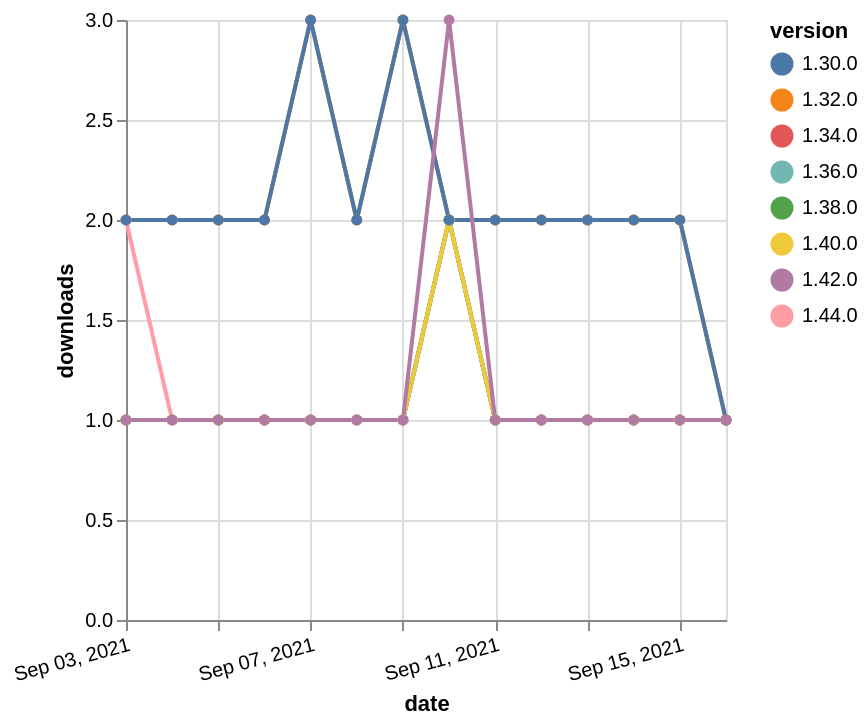

Express this chart as Vega-Lite.
### Vega-Lite specification from a JSON file in a GitHub repository (floating-point values rounded to 4 significant figures)
{"$schema": "https://vega.github.io/schema/vega-lite/v5.json", "description": "A simple bar chart with embedded data.", "data": {"values": [{"date": "2021-09-03", "total": 228, "delta": 1, "version": "1.34.0"}, {"date": "2021-09-04", "total": 229, "delta": 1, "version": "1.34.0"}, {"date": "2021-09-05", "total": 230, "delta": 1, "version": "1.34.0"}, {"date": "2021-09-06", "total": 231, "delta": 1, "version": "1.34.0"}, {"date": "2021-09-07", "total": 232, "delta": 1, "version": "1.34.0"}, {"date": "2021-09-08", "total": 233, "delta": 1, "version": "1.34.0"}, {"date": "2021-09-09", "total": 234, "delta": 1, "version": "1.34.0"}, {"date": "2021-09-10", "total": 236, "delta": 2, "version": "1.34.0"}, {"date": "2021-09-11", "total": 237, "delta": 1, "version": "1.34.0"}, {"date": "2021-09-12", "total": 238, "delta": 1, "version": "1.34.0"}, {"date": "2021-09-13", "total": 239, "delta": 1, "version": "1.34.0"}, {"date": "2021-09-14", "total": 240, "delta": 1, "version": "1.34.0"}, {"date": "2021-09-15", "total": 241, "delta": 1, "version": "1.34.0"}, {"date": "2021-09-16", "total": 242, "delta": 1, "version": "1.34.0"}, {"date": "2021-09-03", "total": 2267, "delta": 2, "version": "1.32.0"}, {"date": "2021-09-04", "total": 2269, "delta": 2, "version": "1.32.0"}, {"date": "2021-09-05", "total": 2271, "delta": 2, "version": "1.32.0"}, {"date": "2021-09-06", "total": 2273, "delta": 2, "version": "1.32.0"}, {"date": "2021-09-07", "total": 2276, "delta": 3, "version": "1.32.0"}, {"date": "2021-09-08", "total": 2278, "delta": 2, "version": "1.32.0"}, {"date": "2021-09-09", "total": 2281, "delta": 3, "version": "1.32.0"}, {"date": "2021-09-10", "total": 2283, "delta": 2, "version": "1.32.0"}, {"date": "2021-09-11", "total": 2285, "delta": 2, "version": "1.32.0"}, {"date": "2021-09-12", "total": 2287, "delta": 2, "version": "1.32.0"}, {"date": "2021-09-13", "total": 2289, "delta": 2, "version": "1.32.0"}, {"date": "2021-09-14", "total": 2291, "delta": 2, "version": "1.32.0"}, {"date": "2021-09-15", "total": 2293, "delta": 2, "version": "1.32.0"}, {"date": "2021-09-16", "total": 2294, "delta": 1, "version": "1.32.0"}, {"date": "2021-09-03", "total": 118, "delta": 2, "version": "1.44.0"}, {"date": "2021-09-04", "total": 119, "delta": 1, "version": "1.44.0"}, {"date": "2021-09-05", "total": 120, "delta": 1, "version": "1.44.0"}, {"date": "2021-09-06", "total": 121, "delta": 1, "version": "1.44.0"}, {"date": "2021-09-07", "total": 122, "delta": 1, "version": "1.44.0"}, {"date": "2021-09-08", "total": 123, "delta": 1, "version": "1.44.0"}, {"date": "2021-09-09", "total": 124, "delta": 1, "version": "1.44.0"}, {"date": "2021-09-10", "total": 126, "delta": 2, "version": "1.44.0"}, {"date": "2021-09-11", "total": 127, "delta": 1, "version": "1.44.0"}, {"date": "2021-09-12", "total": 128, "delta": 1, "version": "1.44.0"}, {"date": "2021-09-13", "total": 129, "delta": 1, "version": "1.44.0"}, {"date": "2021-09-14", "total": 130, "delta": 1, "version": "1.44.0"}, {"date": "2021-09-15", "total": 131, "delta": 1, "version": "1.44.0"}, {"date": "2021-09-16", "total": 132, "delta": 1, "version": "1.44.0"}, {"date": "2021-09-03", "total": 175, "delta": 1, "version": "1.38.0"}, {"date": "2021-09-04", "total": 176, "delta": 1, "version": "1.38.0"}, {"date": "2021-09-05", "total": 177, "delta": 1, "version": "1.38.0"}, {"date": "2021-09-06", "total": 178, "delta": 1, "version": "1.38.0"}, {"date": "2021-09-07", "total": 179, "delta": 1, "version": "1.38.0"}, {"date": "2021-09-08", "total": 180, "delta": 1, "version": "1.38.0"}, {"date": "2021-09-09", "total": 181, "delta": 1, "version": "1.38.0"}, {"date": "2021-09-10", "total": 183, "delta": 2, "version": "1.38.0"}, {"date": "2021-09-11", "total": 184, "delta": 1, "version": "1.38.0"}, {"date": "2021-09-12", "total": 185, "delta": 1, "version": "1.38.0"}, {"date": "2021-09-13", "total": 186, "delta": 1, "version": "1.38.0"}, {"date": "2021-09-14", "total": 187, "delta": 1, "version": "1.38.0"}, {"date": "2021-09-15", "total": 188, "delta": 1, "version": "1.38.0"}, {"date": "2021-09-16", "total": 189, "delta": 1, "version": "1.38.0"}, {"date": "2021-09-03", "total": 185, "delta": 1, "version": "1.36.0"}, {"date": "2021-09-04", "total": 186, "delta": 1, "version": "1.36.0"}, {"date": "2021-09-05", "total": 187, "delta": 1, "version": "1.36.0"}, {"date": "2021-09-06", "total": 188, "delta": 1, "version": "1.36.0"}, {"date": "2021-09-07", "total": 189, "delta": 1, "version": "1.36.0"}, {"date": "2021-09-08", "total": 190, "delta": 1, "version": "1.36.0"}, {"date": "2021-09-09", "total": 191, "delta": 1, "version": "1.36.0"}, {"date": "2021-09-10", "total": 193, "delta": 2, "version": "1.36.0"}, {"date": "2021-09-11", "total": 194, "delta": 1, "version": "1.36.0"}, {"date": "2021-09-12", "total": 195, "delta": 1, "version": "1.36.0"}, {"date": "2021-09-13", "total": 196, "delta": 1, "version": "1.36.0"}, {"date": "2021-09-14", "total": 197, "delta": 1, "version": "1.36.0"}, {"date": "2021-09-15", "total": 198, "delta": 1, "version": "1.36.0"}, {"date": "2021-09-16", "total": 199, "delta": 1, "version": "1.36.0"}, {"date": "2021-09-03", "total": 154, "delta": 1, "version": "1.40.0"}, {"date": "2021-09-04", "total": 155, "delta": 1, "version": "1.40.0"}, {"date": "2021-09-05", "total": 156, "delta": 1, "version": "1.40.0"}, {"date": "2021-09-06", "total": 157, "delta": 1, "version": "1.40.0"}, {"date": "2021-09-07", "total": 158, "delta": 1, "version": "1.40.0"}, {"date": "2021-09-08", "total": 159, "delta": 1, "version": "1.40.0"}, {"date": "2021-09-09", "total": 160, "delta": 1, "version": "1.40.0"}, {"date": "2021-09-10", "total": 162, "delta": 2, "version": "1.40.0"}, {"date": "2021-09-11", "total": 163, "delta": 1, "version": "1.40.0"}, {"date": "2021-09-12", "total": 164, "delta": 1, "version": "1.40.0"}, {"date": "2021-09-13", "total": 165, "delta": 1, "version": "1.40.0"}, {"date": "2021-09-14", "total": 166, "delta": 1, "version": "1.40.0"}, {"date": "2021-09-15", "total": 167, "delta": 1, "version": "1.40.0"}, {"date": "2021-09-16", "total": 168, "delta": 1, "version": "1.40.0"}, {"date": "2021-09-03", "total": 2321, "delta": 2, "version": "1.30.0"}, {"date": "2021-09-04", "total": 2323, "delta": 2, "version": "1.30.0"}, {"date": "2021-09-05", "total": 2325, "delta": 2, "version": "1.30.0"}, {"date": "2021-09-06", "total": 2327, "delta": 2, "version": "1.30.0"}, {"date": "2021-09-07", "total": 2330, "delta": 3, "version": "1.30.0"}, {"date": "2021-09-08", "total": 2332, "delta": 2, "version": "1.30.0"}, {"date": "2021-09-09", "total": 2335, "delta": 3, "version": "1.30.0"}, {"date": "2021-09-10", "total": 2337, "delta": 2, "version": "1.30.0"}, {"date": "2021-09-11", "total": 2339, "delta": 2, "version": "1.30.0"}, {"date": "2021-09-12", "total": 2341, "delta": 2, "version": "1.30.0"}, {"date": "2021-09-13", "total": 2343, "delta": 2, "version": "1.30.0"}, {"date": "2021-09-14", "total": 2345, "delta": 2, "version": "1.30.0"}, {"date": "2021-09-15", "total": 2347, "delta": 2, "version": "1.30.0"}, {"date": "2021-09-16", "total": 2348, "delta": 1, "version": "1.30.0"}, {"date": "2021-09-03", "total": 168, "delta": 1, "version": "1.42.0"}, {"date": "2021-09-04", "total": 169, "delta": 1, "version": "1.42.0"}, {"date": "2021-09-05", "total": 170, "delta": 1, "version": "1.42.0"}, {"date": "2021-09-06", "total": 171, "delta": 1, "version": "1.42.0"}, {"date": "2021-09-07", "total": 172, "delta": 1, "version": "1.42.0"}, {"date": "2021-09-08", "total": 173, "delta": 1, "version": "1.42.0"}, {"date": "2021-09-09", "total": 174, "delta": 1, "version": "1.42.0"}, {"date": "2021-09-10", "total": 177, "delta": 3, "version": "1.42.0"}, {"date": "2021-09-11", "total": 178, "delta": 1, "version": "1.42.0"}, {"date": "2021-09-12", "total": 179, "delta": 1, "version": "1.42.0"}, {"date": "2021-09-13", "total": 180, "delta": 1, "version": "1.42.0"}, {"date": "2021-09-14", "total": 181, "delta": 1, "version": "1.42.0"}, {"date": "2021-09-15", "total": 182, "delta": 1, "version": "1.42.0"}, {"date": "2021-09-16", "total": 183, "delta": 1, "version": "1.42.0"}]}, "width": "container", "mark": {"type": "line", "point": {"filled": true}}, "encoding": {"x": {"field": "date", "type": "temporal", "timeUnit": "yearmonthdate", "title": "date", "axis": {"labelAngle": -15}}, "y": {"field": "delta", "type": "quantitative", "title": "downloads"}, "color": {"field": "version", "type": "nominal"}, "tooltip": {"field": "delta"}}}
